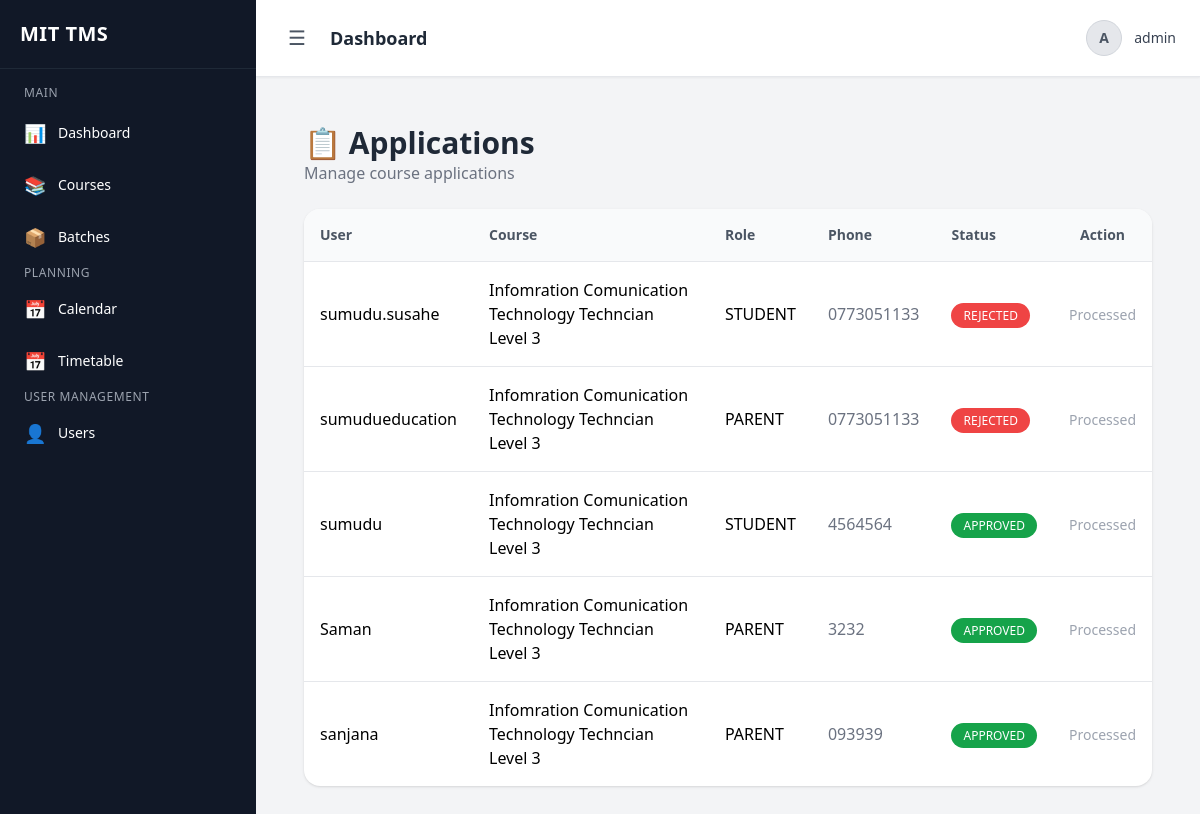
Screenshot of /app/enrollment/applications/ (signed in) with the database file from the repository.
### apps/enrollment/models.py (models this page shows, shortened)
class EnrollmentInquiry(models.Model):
    ROLE_TYPE = (
        ('STUDENT', 'Student'),
        ('TEACHER', 'Teacher'),
        ('PARENT', 'Parent'),
    )
    STATUS_CHOICES = (
        ('PENDING', 'Pending'),
        ('APPROVED', 'Approved'),
        ('REJECTED', 'Rejected'),
    )
    user = models.ForeignKey(User, on_delete=models.CASCADE)
    course = models.ForeignKey('courses.Course', on_delete=models.CASCADE)
    role_type = models.CharField(max_length=10, choices=ROLE_TYPE)
    full_name = models.CharField(max_length=255)
    email = models.EmailField()
    phone = models.CharField(max_length=20)
    address = models.TextField()
    qualification = models.CharField(max_length=255, blank=True, null=True)
    student_name = models.CharField(max_length=255, blank=True, null=True)
    student_age = models.IntegerField(blank=True, null=True)
    relationship = models.CharField(max_length=50, blank=True, null=True)
    status = models.CharField(
        max_length=10,
        choices=STATUS_CHOICES,
        default='PENDING',
        db_index=True
    )
    rejection_reason = models.TextField(blank=True, null=True)
    notes = models.TextField(blank=True, null=True)
    created_at = models.DateTimeField(auto_now_add=True)
    class Meta:
        unique_together = ['user', 'course']

### apps/courses/models.py (models this page shows, shortened)
class Course(models.Model):
    LEVEL_CHOICES = [
        ('BEGINNER', 'Beginner'),
        ('INTERMEDIATE', 'Intermediate'),
        ('ADVANCED', 'Advanced'),
    ]
    DELIVERY_MODE_CHOICES = [
        ('CLASSROOM', 'Classroom'),
        ('ONLINE', 'Online'),
        ('BLENDED', 'Blended'),
    ]
    COURSE_MODE_CHOICES = [
        ('FULL_TIME', 'Full Time'),
        ('PART_TIME', 'Part Time'),
    ]
    CURRICULUM_CATEGORY_CHOICES = [
        ('NVQ', 'NVQ'),
        ('NON_NVQ', 'Non-NVQ'),
    ]
    MEDIUM_CHOICES = [
        ('SINHALA', 'Sinhala'),
        ('ENGLISH', 'English'),
        ('TAMIL', 'Tamil'),
    ]
    AVAILABILITY_CHOICES = [
        ('AVAILABLE', 'Available'),
        ('UNAVAILABLE', 'Unavailable'),
    ]
    ENTRY_QUALIFICATION_CHOICES = [
        ('UPTO_OL', 'Upto O/L'),
        ('AL', 'A/L'),
        ('DIPLOMA', 'Diploma'),
        ('DEGREE', 'Degree'),
    ]
    title = models.CharField(max_length=255)
    code = models.CharField(max_length=20, unique=True)
    description = models.TextField(blank=True)
    active = models.BooleanField(default=True)
    level = models.CharField(max_length=20, choices=LEVEL_CHOICES)
    entry_qualification = models.CharField(
        max_length=20,
        choices=ENTRY_QUALIFICATION_CHOICES,
        blank=True
    )
    curriculum_category = models.CharField(
        max_length=20,
        choices=CURRICULUM_CATEGORY_CHOICES,
        default='NON_NVQ'
    )
    curriculum_availability = models.CharField(
        max_length=20,
        choices=AVAILABILITY_CHOICES,
        default='AVAILABLE'
    )
    equivalent_course = models.CharField(max_length=100, blank=True)
    industry_sector = models.CharField(max_length=255, blank=True)
    delivery_mode = models.CharField(
        max_length=20,
        choices=DELIVERY_MODE_CHOICES,
        default='CLASSROOM'
    )
    course_mode = models.CharField(
        max_length=20,
        choices=COURSE_MODE_CHOICES,
        default='PART_TIME'
    )
    medium = models.CharField(
        max_length=20,
        choices=MEDIUM_CHOICES,
        default='SINHALA'
    )
    duration_months = models.FloatField(default=0)
    theory_hours = models.FloatField(default=0)
    practical_hours = models.FloatField(default=0)
    assignment_hours = models.FloatField(default=0)
    ojt_months = models.FloatField(default=0)  # On Job Training
    batches_per_year = models.IntegerField(default=1)
    students_per_batch = models.IntegerField(default=0)
    course_fee = models.DecimalField(
        max_digits=10,
        decimal_places=2,
        null=True,
        blank=True
    )
    is_free = models.BooleanField(default=False)
    fee_includes = models.CharField(
        max_length=255,
        blank=True,
        help_text="e.g. registration, certification"
    )
    tools_available = models.TextField(blank=True)
    equipment_available = models.TextField(blank=True)
    machinery_available = models.TextField(blank=True)
    nvq_level = models.IntegerField(null=True, blank=True)
    qualification_code = models.CharField(max_length=50, blank=True)
    prerequisite = models.TextField(blank=True)
    learning_outcomes = models.TextField(blank=True)
    created_at = models.DateTimeField(auto_now_add=True)
    updated_at = models.DateTimeField(auto_now=True)

### apps/enrollment/views.py (the view)
class ApplicationListView(AdminRequiredMixin, ListView):
    model = EnrollmentInquiry
    template_name = "enrollment/application_list.html"
    context_object_name = "applications"
    ordering = ['-created_at']
    def get_queryset(self):
        return EnrollmentInquiry.objects.select_related('user', 'course')

### apps/core/context_processors.py (called while the page is built)
def user_roles(request):
    user = request.user
    return {
        'is_admin': user.is_authenticated and user.is_superuser,
        'is_teacher': user.is_authenticated and hasattr(user, 'teacher'),
        'is_student': user.is_authenticated and hasattr(user, 'student'),
    }

### apps/enrollment/views.py (called while the page is built)
    def test_func(self):
        user = self.request.user
        return hasattr(user, 'profile') and user.profile.role in ['ADMIN', 'STAFF']

### templates/enrollment/application_list.html
{% extends 'base.html' %}
{% block content %}
<div class="min-h-screen bg-gray-100 p-6">
    <div class="mb-6">
        <h1 class="text-3xl font-bold text-gray-800">📋 Applications</h1>
        <p class="text-gray-500">Manage course applications</p>
    </div>
    <div class="bg-white rounded-2xl shadow overflow-hidden">
        <div class="overflow-x-auto">
            <table class="w-full text-left">
                <thead class="bg-gray-50 text-gray-600 text-sm">
                    <tr>
                        <th class="p-4">User</th>
                        <th class="p-4">Course</th>
                        <th class="p-4">Role</th>
                        <th class="p-4">Phone</th>
                        <th class="p-4">Status</th>
                        <th class="p-4 text-center">Action</th>
                    </tr>
                </thead>
                <tbody>
                    {% for app in applications %}
                    <tr class="border-t hover:bg-gray-50">
                        <td class="p-4 font-medium">
                            {{ app.user.username }}
                        </td>
                        <td class="p-4">
                            {{ app.course.title }}
                        </td>
                        <td class="p-4">
                            {{ app.role_type }}
                        </td>
                        <td class="p-4 text-gray-500">
                            {{ app.phone }}
                        </td>
                        <td class="p-4">
                            <span class="px-3 py-1 rounded-full text-white text-xs
                                {% if app.status == 'PENDING' %} bg-yellow-500
                                {% elif app.status == 'APPROVED' %} bg-green-600
                                {% else %} bg-red-500 {% endif %}">
                                {{ app.status }}
                            </span>
                        </td>
                        <td class="p-4 text-center">
                            {% if app.status == 'PENDING' %}
                                <div class="flex justify-center gap-2">
                                    <form method="post"
                                          action="{% url 'enrollment:approve_application' app.id %}">
                                        {% csrf_token %}
                                        <button class="bg-green-600 text-white px-3 py-1 rounded text-sm hover:bg-green-700">
                                            Approve
                                        </button>
                                    </form>
                                   <form method="post" action="{% url 'enrollment:reject_application' app.id %}">
    {% csrf_token %}
    <input type="text" name="reason"
           placeholder="Reason..."
           required
           class="border px-2 py-1 rounded text-sm w-32">
    <button class="bg-red-500 text-white px-3 py-1 rounded text-sm hover:bg-red-600">
        Reject
    </button>
</form>
                                </div>
                            {% else %}
                                <span class="text-gray-400 text-sm">Processed</span>
                            {% endif %}
                        </td>
                    </tr>
                    {% empty %}
                    <tr>
                        <td colspan="6" class="p-6 text-center text-gray-400">
                            No applications found
                        </td>
                    </tr>
                    {% endfor %}
                </tbody>
            </table>
        </div>
    </div>
</div>
{% endblock %}

### templates/partials/topbar.html (shortened to what this page needs)
<header class="bg-white shadow-sm border-b px-3 md:px-6 py-3 md:py-4 flex justify-between items-center">
    <div class="flex items-center gap-2 md:gap-4">
        <button onclick="toggleSidebar()"
                class="text-2xl md:text-xl text-gray-600 hover:text-black p-2 rounded-lg hover:bg-gray-100">
            ☰
        </button>
        <h1 class="text-sm md:text-lg font-semibold text-gray-800 truncate max-w-[120px] md:max-w-none">
            {% block header %}Dashboard{% endblock %}
        </h1>
    </div>
    <div class="relative">
        <button onclick="toggleUserMenu()"
                class="flex items-center gap-2 md:gap-3 text-sm text-gray-700 hover:text-black">
            <div class="w-8 h-8 md:w-9 md:h-9 rounded-full overflow-hidden border border-gray-300 bg-gray-200">
                {% if request.user.profile.image %}
                    <img src="{{ request.user.profile.image.url }}"
                         class="w-full h-full object-cover">
                {% else %}
                    <div class="w-full h-full flex items-center justify-center text-xs md:text-sm font-bold text-gray-600">
                        {{ request.user.username|slice:":1"|upper }}
                    </div>
                {% endif %}
            </div>
            <span class="hidden sm:block font-medium">
                {{ request.user.username }}
            </span>
        </button>
    </div>
</header>

### rows the page displays
EnrollmentInquiry: user.username "sumudu.susahe", course "Infomration Comunication Technology Techncian Level 3", role_type "STUDENT", phone "0773051133", status "REJECTED", shows "Processed"
EnrollmentInquiry: user.username "sumudueducation", course "Infomration Comunication Technology Techncian Level 3", role_type "PARENT", phone "0773051133", status "REJECTED", shows "Processed"
EnrollmentInquiry: user.username "sumudu", course "Infomration Comunication Technology Techncian Level 3", role_type "STUDENT", phone "4564564", status "APPROVED", shows "Processed"
EnrollmentInquiry: user.username "Saman", course "Infomration Comunication Technology Techncian Level 3", role_type "PARENT", phone "3232", status "APPROVED", shows "Processed"
EnrollmentInquiry: user.username "sanjana", course "Infomration Comunication Technology Techncian Level 3", role_type "PARENT", phone "093939", status "APPROVED", shows "Processed"

### other values shown
{{ request.user.username|slice:":1"|upper }} "A"
{{ request.user.username }} "admin"
